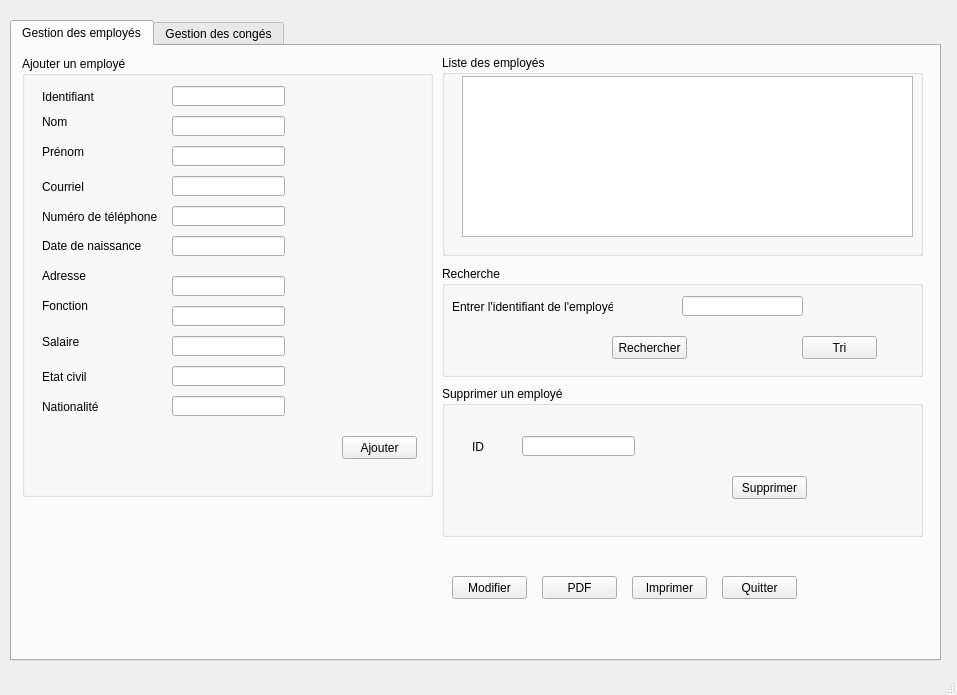
<?xml version="1.0" encoding="UTF-8"?>
<ui version="4.0">
 <class>MainWindow</class>
 <widget class="QMainWindow" name="MainWindow">
  <property name="geometry">
   <rect>
    <x>0</x>
    <y>0</y>
    <width>957</width>
    <height>695</height>
   </rect>
  </property>
  <property name="windowTitle">
   <string>MainWindow</string>
  </property>
  <widget class="QWidget" name="centralwidget">
   <widget class="QTabWidget" name="TabWidget">
    <property name="geometry">
     <rect>
      <x>10</x>
      <y>20</y>
      <width>931</width>
      <height>641</height>
     </rect>
    </property>
    <property name="currentIndex">
     <number>0</number>
    </property>
    <widget class="QWidget" name="gestiondesemployes">
     <attribute name="title">
      <string>Gestion des employés</string>
     </attribute>
     <widget class="QGroupBox" name="groupBox">
      <property name="geometry">
       <rect>
        <x>10</x>
        <y>10</y>
        <width>411</width>
        <height>441</height>
       </rect>
      </property>
      <property name="title">
       <string>Ajouter un employé</string>
      </property>
      <widget class="QLabel" name="label">
       <property name="geometry">
        <rect>
         <x>20</x>
         <y>40</y>
         <width>101</width>
         <height>51</height>
        </rect>
       </property>
       <property name="text">
        <string>Nom</string>
       </property>
      </widget>
      <widget class="QLabel" name="label_2">
       <property name="geometry">
        <rect>
         <x>20</x>
         <y>80</y>
         <width>101</width>
         <height>31</height>
        </rect>
       </property>
       <property name="text">
        <string>Prénom</string>
       </property>
      </widget>
      <widget class="QLabel" name="label_3">
       <property name="geometry">
        <rect>
         <x>20</x>
         <y>120</y>
         <width>71</width>
         <height>21</height>
        </rect>
       </property>
       <property name="text">
        <string>Courriel</string>
       </property>
      </widget>
      <widget class="QLabel" name="label_4">
       <property name="geometry">
        <rect>
         <x>20</x>
         <y>150</y>
         <width>131</width>
         <height>21</height>
        </rect>
       </property>
       <property name="text">
        <string>Numéro de téléphone</string>
       </property>
      </widget>
      <widget class="QLabel" name="label_5">
       <property name="geometry">
        <rect>
         <x>20</x>
         <y>180</y>
         <width>101</width>
         <height>20</height>
        </rect>
       </property>
       <property name="text">
        <string>Date de naissance</string>
       </property>
      </widget>
      <widget class="QLabel" name="label_6">
       <property name="geometry">
        <rect>
         <x>20</x>
         <y>210</y>
         <width>101</width>
         <height>20</height>
        </rect>
       </property>
       <property name="text">
        <string>Adresse</string>
       </property>
      </widget>
      <widget class="QLabel" name="label_7">
       <property name="geometry">
        <rect>
         <x>20</x>
         <y>240</y>
         <width>81</width>
         <height>20</height>
        </rect>
       </property>
       <property name="text">
        <string>Fonction</string>
       </property>
      </widget>
      <widget class="QLabel" name="label_8">
       <property name="geometry">
        <rect>
         <x>20</x>
         <y>270</y>
         <width>71</width>
         <height>31</height>
        </rect>
       </property>
       <property name="text">
        <string>Salaire</string>
       </property>
      </widget>
      <widget class="QLineEdit" name="lineEdit_nom">
       <property name="geometry">
        <rect>
         <x>150</x>
         <y>60</y>
         <width>113</width>
         <height>20</height>
        </rect>
       </property>
      </widget>
      <widget class="QLineEdit" name="lineEdit_prenom">
       <property name="geometry">
        <rect>
         <x>150</x>
         <y>90</y>
         <width>113</width>
         <height>20</height>
        </rect>
       </property>
      </widget>
      <widget class="QLineEdit" name="lineEdit_courriel">
       <property name="geometry">
        <rect>
         <x>150</x>
         <y>120</y>
         <width>113</width>
         <height>20</height>
        </rect>
       </property>
      </widget>
      <widget class="QLineEdit" name="lineEdit_numtelephone">
       <property name="geometry">
        <rect>
         <x>150</x>
         <y>150</y>
         <width>113</width>
         <height>20</height>
        </rect>
       </property>
      </widget>
      <widget class="QLineEdit" name="lineEdit_adresse">
       <property name="geometry">
        <rect>
         <x>150</x>
         <y>220</y>
         <width>113</width>
         <height>20</height>
        </rect>
       </property>
      </widget>
      <widget class="QLineEdit" name="lineEdit_fonction">
       <property name="geometry">
        <rect>
         <x>150</x>
         <y>250</y>
         <width>113</width>
         <height>20</height>
        </rect>
       </property>
      </widget>
      <widget class="QLineEdit" name="lineEdit_salaire">
       <property name="geometry">
        <rect>
         <x>150</x>
         <y>280</y>
         <width>113</width>
         <height>20</height>
        </rect>
       </property>
      </widget>
      <widget class="QLineEdit" name="lineEdit_nationalite">
       <property name="geometry">
        <rect>
         <x>150</x>
         <y>340</y>
         <width>113</width>
         <height>20</height>
        </rect>
       </property>
      </widget>
      <widget class="QLabel" name="label_9">
       <property name="geometry">
        <rect>
         <x>20</x>
         <y>340</y>
         <width>71</width>
         <height>21</height>
        </rect>
       </property>
       <property name="text">
        <string>Nationalité</string>
       </property>
      </widget>
      <widget class="QLabel" name="label_10">
       <property name="geometry">
        <rect>
         <x>20</x>
         <y>300</y>
         <width>81</width>
         <height>41</height>
        </rect>
       </property>
       <property name="text">
        <string>Etat civil</string>
       </property>
      </widget>
      <widget class="QPushButton" name="Ajouter">
       <property name="geometry">
        <rect>
         <x>320</x>
         <y>380</y>
         <width>75</width>
         <height>23</height>
        </rect>
       </property>
       <property name="text">
        <string>Ajouter</string>
       </property>
      </widget>
      <widget class="QLabel" name="label_12">
       <property name="geometry">
        <rect>
         <x>20</x>
         <y>30</y>
         <width>71</width>
         <height>21</height>
        </rect>
       </property>
       <property name="text">
        <string>Identifiant</string>
       </property>
      </widget>
      <widget class="QLineEdit" name="lineEdit_ID">
       <property name="geometry">
        <rect>
         <x>150</x>
         <y>30</y>
         <width>113</width>
         <height>20</height>
        </rect>
       </property>
      </widget>
      <widget class="QLineEdit" name="lineEdit_Etatcivil">
       <property name="geometry">
        <rect>
         <x>150</x>
         <y>310</y>
         <width>113</width>
         <height>20</height>
        </rect>
       </property>
      </widget>
      <widget class="QLineEdit" name="lineEdit_Date">
       <property name="geometry">
        <rect>
         <x>150</x>
         <y>180</y>
         <width>113</width>
         <height>20</height>
        </rect>
       </property>
      </widget>
     </widget>
     <widget class="QPushButton" name="Quitter">
      <property name="geometry">
       <rect>
        <x>710</x>
        <y>530</y>
        <width>75</width>
        <height>23</height>
       </rect>
      </property>
      <property name="text">
       <string>Quitter</string>
      </property>
     </widget>
     <widget class="QPushButton" name="Imprimer">
      <property name="geometry">
       <rect>
        <x>620</x>
        <y>530</y>
        <width>75</width>
        <height>23</height>
       </rect>
      </property>
      <property name="text">
       <string>Imprimer</string>
      </property>
     </widget>
     <widget class="QGroupBox" name="groupBox_3">
      <property name="geometry">
       <rect>
        <x>430</x>
        <y>340</y>
        <width>481</width>
        <height>151</height>
       </rect>
      </property>
      <property name="title">
       <string>Supprimer un employé</string>
      </property>
      <widget class="QPushButton" name="Supprimer">
       <property name="geometry">
        <rect>
         <x>290</x>
         <y>90</y>
         <width>75</width>
         <height>23</height>
        </rect>
       </property>
       <property name="text">
        <string>Supprimer</string>
       </property>
      </widget>
      <widget class="QLabel" name="label_19">
       <property name="geometry">
        <rect>
         <x>30</x>
         <y>40</y>
         <width>61</width>
         <height>41</height>
        </rect>
       </property>
       <property name="text">
        <string>ID</string>
       </property>
      </widget>
      <widget class="QLineEdit" name="le_id_suppr">
       <property name="geometry">
        <rect>
         <x>80</x>
         <y>50</y>
         <width>113</width>
         <height>20</height>
        </rect>
       </property>
      </widget>
     </widget>
     <widget class="QGroupBox" name="groupBox_4">
      <property name="geometry">
       <rect>
        <x>430</x>
        <y>9</y>
        <width>481</width>
        <height>201</height>
       </rect>
      </property>
      <property name="title">
       <string>Liste des employés</string>
      </property>
      <widget class="QTableView" name="tableView">
       <property name="geometry">
        <rect>
         <x>20</x>
         <y>21</y>
         <width>451</width>
         <height>161</height>
        </rect>
       </property>
      </widget>
     </widget>
     <widget class="QGroupBox" name="groupBox_6">
      <property name="geometry">
       <rect>
        <x>430</x>
        <y>220</y>
        <width>481</width>
        <height>111</height>
       </rect>
      </property>
      <property name="title">
       <string>Recherche</string>
      </property>
      <widget class="QLabel" name="label_21">
       <property name="geometry">
        <rect>
         <x>10</x>
         <y>20</y>
         <width>161</width>
         <height>41</height>
        </rect>
       </property>
       <property name="text">
        <string>Entrer l'identifiant de l'employé</string>
       </property>
      </widget>
      <widget class="QLineEdit" name="lineEdit_id_rech">
       <property name="geometry">
        <rect>
         <x>240</x>
         <y>30</y>
         <width>121</width>
         <height>20</height>
        </rect>
       </property>
      </widget>
      <widget class="QPushButton" name="Rechercher">
       <property name="geometry">
        <rect>
         <x>170</x>
         <y>70</y>
         <width>75</width>
         <height>23</height>
        </rect>
       </property>
       <property name="text">
        <string>Rechercher</string>
       </property>
      </widget>
      <widget class="QPushButton" name="Tri">
       <property name="geometry">
        <rect>
         <x>360</x>
         <y>70</y>
         <width>75</width>
         <height>23</height>
        </rect>
       </property>
       <property name="text">
        <string>Tri</string>
       </property>
      </widget>
     </widget>
     <widget class="QPushButton" name="Modifier">
      <property name="geometry">
       <rect>
        <x>440</x>
        <y>530</y>
        <width>75</width>
        <height>23</height>
       </rect>
      </property>
      <property name="text">
       <string>Modifier</string>
      </property>
     </widget>
     <widget class="QPushButton" name="Pdf">
      <property name="geometry">
       <rect>
        <x>530</x>
        <y>530</y>
        <width>75</width>
        <height>23</height>
       </rect>
      </property>
      <property name="text">
       <string>PDF</string>
      </property>
     </widget>
    </widget>
    <widget class="QWidget" name="tab_2">
     <attribute name="title">
      <string>Gestion des congés</string>
     </attribute>
     <widget class="QGroupBox" name="groupBox_2">
      <property name="geometry">
       <rect>
        <x>10</x>
        <y>20</y>
        <width>401</width>
        <height>431</height>
       </rect>
      </property>
      <property name="title">
       <string>Ajouter un congé</string>
      </property>
      <widget class="QLabel" name="label_13">
       <property name="geometry">
        <rect>
         <x>10</x>
         <y>80</y>
         <width>121</width>
         <height>21</height>
        </rect>
       </property>
       <property name="text">
        <string>Identifiant de l'employé</string>
       </property>
      </widget>
      <widget class="QLabel" name="label_14">
       <property name="geometry">
        <rect>
         <x>10</x>
         <y>130</y>
         <width>121</width>
         <height>31</height>
        </rect>
       </property>
       <property name="text">
        <string>Date/Heure demandée</string>
       </property>
      </widget>
      <widget class="QLabel" name="label_16">
       <property name="geometry">
        <rect>
         <x>10</x>
         <y>170</y>
         <width>91</width>
         <height>31</height>
        </rect>
       </property>
       <property name="text">
        <string>Nombre de jours</string>
       </property>
      </widget>
      <widget class="QLabel" name="label_17">
       <property name="geometry">
        <rect>
         <x>10</x>
         <y>270</y>
         <width>101</width>
         <height>21</height>
        </rect>
       </property>
       <property name="text">
        <string>Type de congé</string>
       </property>
      </widget>
      <widget class="QComboBox" name="comboBox_2">
       <property name="geometry">
        <rect>
         <x>140</x>
         <y>270</y>
         <width>121</width>
         <height>22</height>
        </rect>
       </property>
       <item>
        <property name="text">
         <string>Annuel</string>
        </property>
       </item>
       <item>
        <property name="text">
         <string>Sans solde</string>
        </property>
       </item>
       <item>
        <property name="text">
         <string>Maladie</string>
        </property>
       </item>
       <item>
        <property name="text">
         <string>Maternité</string>
        </property>
       </item>
       <item>
        <property name="text">
         <string>Paternité</string>
        </property>
       </item>
      </widget>
      <widget class="QLineEdit" name="lineEdit_3">
       <property name="geometry">
        <rect>
         <x>140</x>
         <y>180</y>
         <width>121</width>
         <height>20</height>
        </rect>
       </property>
      </widget>
      <widget class="QLineEdit" name="lineEdit_4">
       <property name="geometry">
        <rect>
         <x>140</x>
         <y>80</y>
         <width>121</width>
         <height>20</height>
        </rect>
       </property>
      </widget>
      <widget class="QDateTimeEdit" name="dateTimeEdit">
       <property name="geometry">
        <rect>
         <x>140</x>
         <y>130</y>
         <width>121</width>
         <height>22</height>
        </rect>
       </property>
      </widget>
      <widget class="QPushButton" name="pushButton_9">
       <property name="geometry">
        <rect>
         <x>310</x>
         <y>390</y>
         <width>75</width>
         <height>23</height>
        </rect>
       </property>
       <property name="text">
        <string>Ajouter</string>
       </property>
      </widget>
      <widget class="QLabel" name="label_15">
       <property name="geometry">
        <rect>
         <x>10</x>
         <y>220</y>
         <width>91</width>
         <height>31</height>
        </rect>
       </property>
       <property name="text">
        <string>Motif</string>
       </property>
      </widget>
      <widget class="QLineEdit" name="lineEdit">
       <property name="geometry">
        <rect>
         <x>140</x>
         <y>230</y>
         <width>121</width>
         <height>20</height>
        </rect>
       </property>
      </widget>
      <widget class="QLabel" name="label_18">
       <property name="geometry">
        <rect>
         <x>10</x>
         <y>330</y>
         <width>111</width>
         <height>21</height>
        </rect>
       </property>
       <property name="text">
        <string>Pièce jointe du motif</string>
       </property>
      </widget>
      <widget class="QListView" name="listView">
       <property name="geometry">
        <rect>
         <x>140</x>
         <y>310</y>
         <width>121</width>
         <height>71</height>
        </rect>
       </property>
      </widget>
      <widget class="QLineEdit" name="lineEdit_6">
       <property name="geometry">
        <rect>
         <x>140</x>
         <y>30</y>
         <width>121</width>
         <height>20</height>
        </rect>
       </property>
      </widget>
      <widget class="QLabel" name="label_22">
       <property name="geometry">
        <rect>
         <x>10</x>
         <y>30</y>
         <width>111</width>
         <height>31</height>
        </rect>
       </property>
       <property name="text">
        <string>identifiant du congé</string>
       </property>
      </widget>
     </widget>
     <widget class="QGroupBox" name="groupBox_7">
      <property name="geometry">
       <rect>
        <x>420</x>
        <y>20</y>
        <width>481</width>
        <height>201</height>
       </rect>
      </property>
      <property name="title">
       <string>Liste des congés</string>
      </property>
      <widget class="QTableView" name="tableView_2">
       <property name="geometry">
        <rect>
         <x>20</x>
         <y>21</y>
         <width>451</width>
         <height>161</height>
        </rect>
       </property>
      </widget>
     </widget>
     <widget class="QGroupBox" name="groupBox_8">
      <property name="geometry">
       <rect>
        <x>420</x>
        <y>230</y>
        <width>481</width>
        <height>111</height>
       </rect>
      </property>
      <property name="title">
       <string>Recherche</string>
      </property>
      <widget class="QLabel" name="label_23">
       <property name="geometry">
        <rect>
         <x>10</x>
         <y>20</y>
         <width>161</width>
         <height>41</height>
        </rect>
       </property>
       <property name="text">
        <string>Entrer l'identifiant du congé</string>
       </property>
      </widget>
      <widget class="QLineEdit" name="lineEdit_id_rech_2">
       <property name="geometry">
        <rect>
         <x>240</x>
         <y>30</y>
         <width>121</width>
         <height>20</height>
        </rect>
       </property>
      </widget>
      <widget class="QPushButton" name="Rechercher_2">
       <property name="geometry">
        <rect>
         <x>170</x>
         <y>70</y>
         <width>75</width>
         <height>23</height>
        </rect>
       </property>
       <property name="text">
        <string>Rechercher</string>
       </property>
      </widget>
      <widget class="QPushButton" name="Tri_2">
       <property name="geometry">
        <rect>
         <x>360</x>
         <y>70</y>
         <width>75</width>
         <height>23</height>
        </rect>
       </property>
       <property name="text">
        <string>Tri</string>
       </property>
      </widget>
     </widget>
     <widget class="QGroupBox" name="groupBox_9">
      <property name="geometry">
       <rect>
        <x>420</x>
        <y>350</y>
        <width>481</width>
        <height>151</height>
       </rect>
      </property>
      <property name="title">
       <string>Supprimer un congé</string>
      </property>
      <widget class="QPushButton" name="Supprimer_2">
       <property name="geometry">
        <rect>
         <x>310</x>
         <y>110</y>
         <width>75</width>
         <height>23</height>
        </rect>
       </property>
       <property name="text">
        <string>Supprimer</string>
       </property>
      </widget>
      <widget class="QLabel" name="label_24">
       <property name="geometry">
        <rect>
         <x>10</x>
         <y>30</y>
         <width>61</width>
         <height>41</height>
        </rect>
       </property>
       <property name="text">
        <string>id de congé</string>
       </property>
      </widget>
      <widget class="QLineEdit" name="le_id_suppr_2">
       <property name="geometry">
        <rect>
         <x>110</x>
         <y>40</y>
         <width>131</width>
         <height>20</height>
        </rect>
       </property>
      </widget>
      <widget class="QLineEdit" name="lineEdit_5">
       <property name="geometry">
        <rect>
         <x>110</x>
         <y>80</y>
         <width>131</width>
         <height>20</height>
        </rect>
       </property>
      </widget>
      <widget class="QLabel" name="label_11">
       <property name="geometry">
        <rect>
         <x>10</x>
         <y>75</y>
         <width>81</width>
         <height>31</height>
        </rect>
       </property>
       <property name="text">
        <string>Date de congé</string>
       </property>
      </widget>
     </widget>
     <widget class="QPushButton" name="Modifier_2">
      <property name="geometry">
       <rect>
        <x>470</x>
        <y>530</y>
        <width>75</width>
        <height>23</height>
       </rect>
      </property>
      <property name="text">
       <string>Modifier</string>
      </property>
     </widget>
     <widget class="QPushButton" name="Pdf_2">
      <property name="geometry">
       <rect>
        <x>560</x>
        <y>530</y>
        <width>75</width>
        <height>23</height>
       </rect>
      </property>
      <property name="text">
       <string>PDF</string>
      </property>
     </widget>
     <widget class="QPushButton" name="Imprimer_2">
      <property name="geometry">
       <rect>
        <x>650</x>
        <y>530</y>
        <width>75</width>
        <height>23</height>
       </rect>
      </property>
      <property name="text">
       <string>Imprimer</string>
      </property>
     </widget>
     <widget class="QPushButton" name="Quitter_2">
      <property name="geometry">
       <rect>
        <x>740</x>
        <y>530</y>
        <width>75</width>
        <height>23</height>
       </rect>
      </property>
      <property name="text">
       <string>Quitter</string>
      </property>
     </widget>
    </widget>
   </widget>
  </widget>
  <widget class="QMenuBar" name="menubar">
   <property name="geometry">
    <rect>
     <x>0</x>
     <y>0</y>
     <width>957</width>
     <height>22</height>
    </rect>
   </property>
  </widget>
  <widget class="QStatusBar" name="statusbar"/>
 </widget>
 <resources/>
 <connections/>
</ui>
